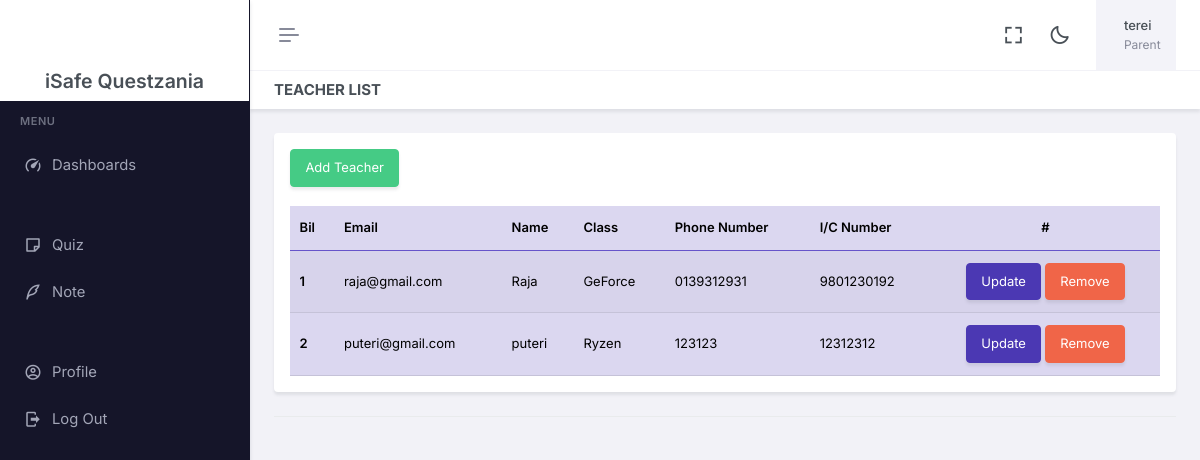
/Parent/senaraiTeacher.php (signed in), run on the app's committed database.
### tables this page shows
CREATE TABLE `profile` (
  `id` int(25) NOT NULL,
  `user_id` int(25) NOT NULL,
  `nama` varchar(250) NOT NULL,
  `noFon` varchar(250) DEFAULT NULL,
  `noKp` varchar(250) DEFAULT NULL,
  `kelas_id` text DEFAULT NULL,
  `student_id` text DEFAULT NULL
);

CREATE TABLE `user` (
  `id` int(250) NOT NULL,
  `email` varchar(250) NOT NULL,
  `password` varchar(250) NOT NULL,
  `role` varchar(250) NOT NULL
);

CREATE TABLE `kelas` (
  `id` int(250) NOT NULL,
  `nama_kelas` text NOT NULL,
  `teacher_id` text NOT NULL
);

### Parent/Component/sess.php (called while the page is built, shortened)
<?php
include('../dbConnect.php');
$uid = $_SESSION['uid'];
$sql = "SELECT * FROM profile WHERE user_id='$uid'";
$result = mysqli_query($conn, $sql);
$row = mysqli_fetch_array($result, MYSQLI_ASSOC);
$nama = $row['nama'];
$role=$_SESSION['role'];
?>

### Parent/senaraiTeacher.php (the view, shortened to what this page needs)
<!doctype html>
<html lang="en" data-layout="vertical" data-topbar="light" data-sidebar="dark" data-sidebar-size="lg" data-sidebar-image="none" data-preloader="disable">
<?php include 'Component/head.php' ?>
<body>
    <div id="layout-wrapper">
        <header id="page-topbar">
            <div class="layout-width">
                <?php include './Component/header.php' ?>
            </div>
        </header>
        <?php include './Component/asside.php' ?>
        <div class="main-content">
            <div class="page-content">
                <div class="container-fluid">
                    <div class="row">
                        <div class="col-12">
                            <div class="page-title-box d-sm-flex align-items-center justify-content-between">
                                <h4 class="mb-sm-0">Teacher List</h4>
                            </div>
                        </div>
                    </div>
                    <div class="card-header">
                        <div class="card">
                            <div class="card-body">
                                <button type="button" class="btn btn-success btn-animation waves-effect waves-light" data-text="Add Teacher" data-bs-toggle="modal" data-bs-target="#myModal"><span>Add Teacher</span></button>
                                <br>
                                <br>
                                <table class="table table-primary table-striped align-middle table-nowrap mb-0">
                                    <thead>
                                        <tr>
                                            <th scope="col">Bil</th>
                                            <th scope="col">Email</th>
                                            <th scope="col">Name</th>
                                            <th scope="col">Class</th>
                                            <th scope="col">Phone Number</th>
                                            <th scope="col">I/C Number</th>
                                            <th scope="col" class="text-center">#</th>
                                        </tr>
                                    </thead>
                                    <tbody>
                                        <?php
                                        include('../dbConnect.php');
                                        $query = "SELECT user.id userId, user.password, user.email, profile.noKp,
                                        profile.nama, profile.noFon,profile.kelas_id, kelas.nama_kelas
                                        FROM user
                                        JOIN profile ON user.id=profile.user_id
                                        LEFT JOIN kelas on kelas.id=profile.kelas_id
                                        WHERE user.role='Teacher'";
                                        $result = $conn->query($query);
                                        $modal = 1;
                                        if ($result->num_rows > 0) {
                                            while ($row = $result->fetch_assoc()) {
                                                $nama = $row['nama'];
                                                $noKp = $row['noKp'];
                                                $noFon = $row['noFon'];
                                                $email = $row['email'];
                                                $userId = $row['userId'];
                                                $namaKelas = $row['nama_kelas'];
                                                echo "
                                                    <tr>
                                                    <th scope='row'>$modal</th>
                                                    <td>$email</td>
                                                    <td>$nama</td>
                                                    <td>$namaKelas</td>
                                                    <td>$noFon</td>
                                                    <td>$noKp</td>
                                                    <td >
                                                        <center>
                                                            <button type='button' class='btn btn-primary btn-animation waves-effect waves-light data-text='Update' data-bs-toggle='modal' data-bs-target='#view2$modal'>
                                                                Update
                                                            </button>
                                                            <a href='./Api/removeTeacher.php?userId=$userId' class='btn btn-danger btn-animation waves-effect waves-light data-text='Buang'>
                                                                Remove
                                                            </a>
                                                        </center>
                                                    </td>
                                                </tr>
                                                    ";
                                                $modal++;
                                            }
                                        } else {
                                            echo "
                                                <tr>
                                                <td colspan='9' align='center'>No Teacher Add</td>
                                                </tr>";
                                        }
                                        ?>
                                    </tbody>
                                </table>
                            </div>
                        </div>
                    </div>
                </div>
            </div>
        </div>
    </div>
</body>
</html>

### Parent/Component/header.php (shortened to what this page needs)
<?php
    include './Component/sess.php'
?>
<div class="navbar-header">
    <div class="d-flex">
        <button type="button" class="btn btn-sm px-3 fs-16 header-item vertical-menu-btn topnav-hamburger shadow-none" id="topnav-hamburger-icon">
            <span class="hamburger-icon">
                <span></span>
                <span></span>
                <span></span>
            </span>
        </button>
    </div>
    <div class="d-flex align-items-center">
        <div class="ms-1 header-item d-none d-sm-flex">
            <button type="button" class="btn btn-icon btn-topbar btn-ghost-secondary rounded-circle shadow-none" data-toggle="fullscreen">
                <i class='bx bx-fullscreen fs-22'></i>
            </button>
        </div>
        <div class="ms-1 header-item d-none d-sm-flex">
            <button type="button" class="btn btn-icon btn-topbar btn-ghost-secondary rounded-circle light-dark-mode shadow-none">
                <i class='bx bx-moon fs-22'></i>
            </button>
        </div>
        <div class="dropdown ms-sm-3 header-item topbar-user">
            <button type="button" class="btn shadow-none" id="page-header-user-dropdown" data-bs-toggle="dropdown" aria-haspopup="true" aria-expanded="false">
                <span class="d-flex align-items-center">
                    <span class="text-start ms-xl-2">
                        <span class="d-none d-xl-inline-block ms-1 fw-medium user-name-text"><?php echo $nama;?></span>
                        <span class="d-none d-xl-block ms-1 fs-12 text-muted user-name-sub-text"><?php echo $role;?></span>
                    </span>
                </span>
            </button>
        </div>
    </div>
</div>

### data on the page
profile: nama "terei"
profile: user.email "raja@gmail.com", nama "Raja", kelas.nama_kelas "GeForce", noFon "0139312931", noKp "9801230192"
profile: user.email "puteri@gmail.com", nama "puteri", kelas.nama_kelas "Ryzen", noFon "123123", noKp "12312312"

### other printed values
$role "Parent"
